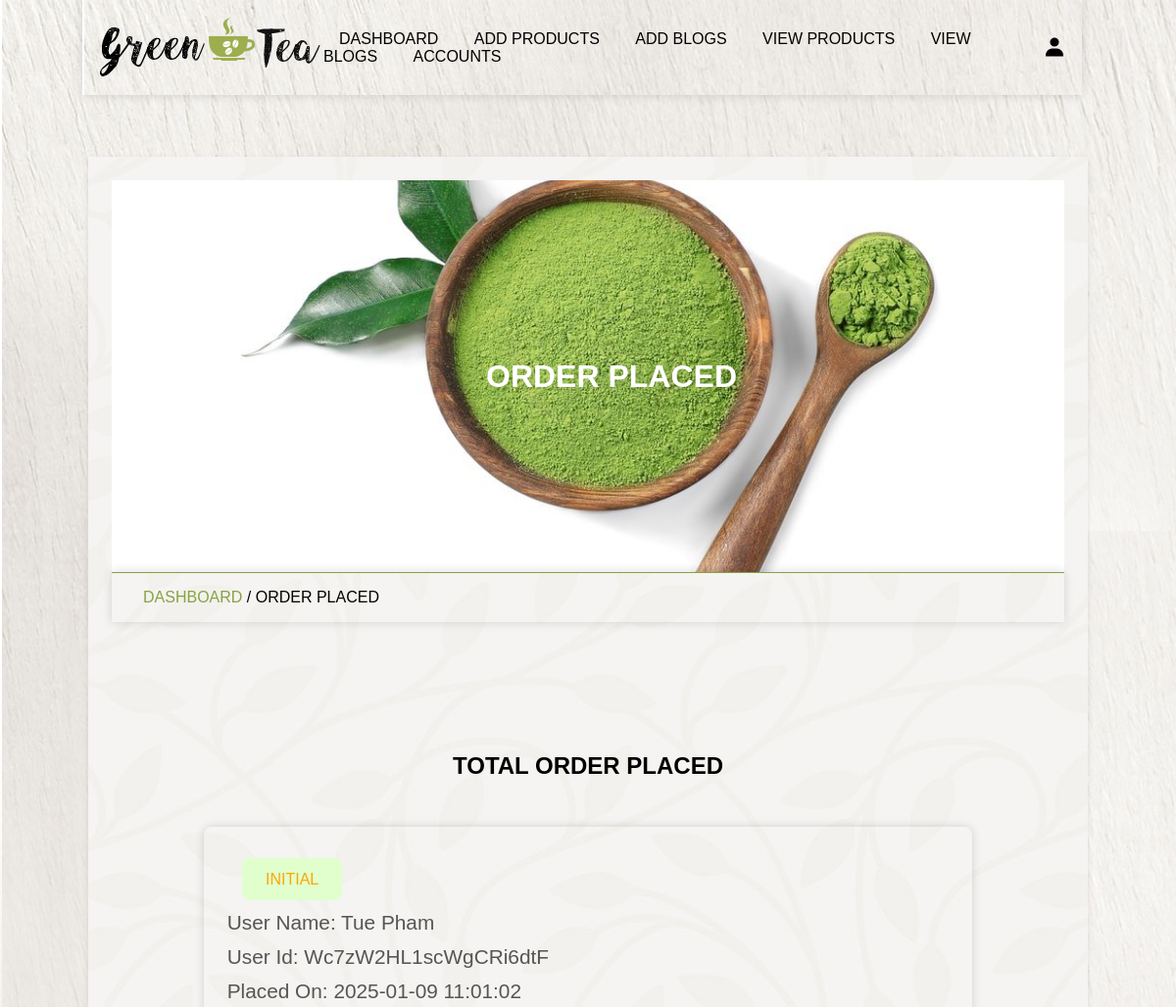
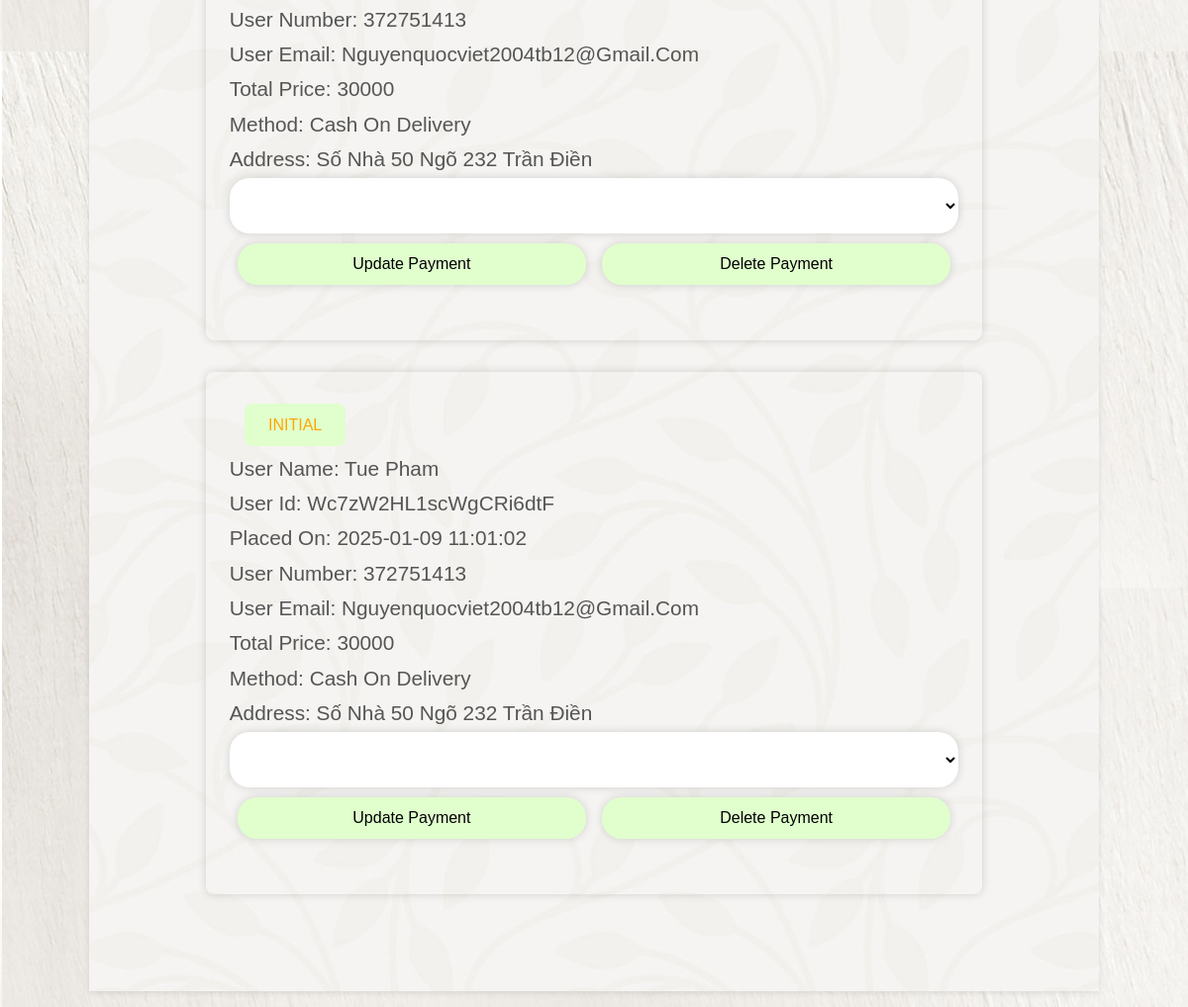
Page /admin_order_initial.php (signed in) on the committed database (2 pictures, top to bottom).
### tables this page shows
CREATE TABLE `orders` (
  `id` varchar(20) NOT NULL,
  `user_id` varchar(20) NOT NULL,
  `name` varchar(100) NOT NULL,
  `number` int(20) NOT NULL,
  `email` varchar(100) NOT NULL,
  `address` varchar(255) NOT NULL,
  `address_type` varchar(10) NOT NULL,
  `method` varchar(50) NOT NULL,
  `product_id` varchar(20) NOT NULL,
  `price` int(10) NOT NULL,
  `qty` varchar(2) NOT NULL,
  `date` datetime NOT NULL,
  `status` varchar(50) NOT NULL,
  `payment_status` varchar(100) NOT NULL
);

### admin_order_initial.php (the view, shortened to what this page needs)
<?php
include 'connect.php';
?>
<!DOCTYPE html>
<html lang="en">
<head>
    <link href='https://unpkg.com/boxicons@2.1.4/css/boxicons.min.css' rel='stylesheet'>
    <link rel="stylesheet" type="text/css" href="backend.css?v=<?php echo time(); ?>">
</head>
<body>
    <?php include 'admin_header.php'; ?>
    <div class="main">
        <div class="banner">
            <h1>order placed</h1>
        </div>
        <div class="title2">
            <a href="dashboard.php">dashboard</a><span> / order placed</span>
        </div>
        <section class="order-container">
            <h1 class="heading">total order placed</h1>
            <div class="box-container">
                <?php
                $select_orders = $conn->prepare("
                    SELECT orders.*, users.bom
                    FROM `orders`
                    JOIN `users` ON orders.user_id = users.id
                    where status = 'initial'
                ");
                $select_orders->execute();
                if ($select_orders->rowCount() > 0) {
                    while ($fetch_orders = $select_orders->fetch(PDO::FETCH_ASSOC)) {
                        $bomhang = $fetch_orders['bom'];
                        $id = $fetch_orders['user_id'];
                        $color = ($bomhang > 0) ? 'red' : 'inherit';
                ?>
                        <div class="box">
                            <div class="status" style="color:
                        <?php
                        if ($fetch_orders['status'] == 'delivered') {
                            echo "green";
                        } else if ($fetch_orders['status'] == 'in progress') {
                            echo "blue";
                        } else if ($fetch_orders['status'] == 'canceled-nv') {
                            echo "red";
                        } else if ($fetch_orders['status'] == 'canceled-kh') {
                            echo "brown";
                        } else {
                            echo 'orange';
                        } ?>">
                                <?= $fetch_orders['status']; ?>
                            </div>
                            <div class="detail">
                                <p>user name: <span><?= $fetch_orders['name']; ?></span></p>
                                <p>user id: <span style="color: <?= $color; ?>;"><?= $id; ?></span></p>
                                <p>placed on: <span><?= $fetch_orders['date']; ?></span></p>
                                <p>user number: <span><?= $fetch_orders['number']; ?></span></p>
                                <p>user email: <span><?= $fetch_orders['email']; ?></span></p>
                                <p>total price: <span><?= $fetch_orders['price']; ?></span></p>
                                <p>method: <span><?= $fetch_orders['method']; ?></span></p>
                                <p>address: <span><?= $fetch_orders['address']; ?></span></p>
                            </div>
                            <form action="" method="post">
                                <select name="update_payment" id="">
                                    <option selected><?= $fetch_orders['payment_status']; ?></option>
                                    <option value="pending">Pending</option>
                                </select>
                                <div class="flex-btn">
                                    <button type="submit" name="update_order" class="btn">Update Payment</button>
                                    <button type="submit" name="delete_order" class="btn">Delete Payment</button>
                                </div>
                            </form>
                        </div>
                <?php
                    }
                } else {
                    echo '
                            <div class = "empty">
                                <p>no order take placed yet</p>
                            </div>
                        ';
                }
                ?>
            </div>
        </section>
    </div>
</body>
</html>

### backend.css (style rules this page uses)
* { margin: 0; padding: 0; box-sizing: border-box; }
:root { --green: #87a243; --light-green: #e0ffcd; --box-shadow: 0 0 10px rgba(0 0 0/15%); }
html { font-size: 16px; -ms-overflow-style: scrollbar; -webkkit-tap-highlight-color: transparent; font-family: sans-serif; --ms-text-size-adjust: 100%; -webkit-text-size-djust: 100%; }
body { background-image: url('img/body-bg.jpg'); width: 100%; }
.main { width: 85vw; background: url('img/bg.jpg'); box-shadow: 0 2px 6px 0 rgb(0 0 0 / 10%); margin: 1rem auto; margin-top: 10rem; padding: 2%; }
a { text-decoration: none; }
.btn { line-height: 2; background-color: var(--light-green); padding: 5px 35px; display: inline-block; border-radius: 20px; color: #000; text-transform: capitalize; font-family: inherit; font-size: 16px; cursor: pointer; user-select: none; position: relative; overflow: hidden; vertical-align: middle; transition: color 0.3s ease; z-index: 2; }
.btn::before { position: absolute; content: ''; left: 0; top: 0; background: var(--green); color: #fff; height: 100%; width: 0; z-index: -1; transition: width .3s ease; }
input, textarea, select, button { background: transparent; border-radius: 20px; border: none; outline: none; padding: 1rem; margin: .1rem 0; width: 100%; box-shadow: var(--box-shadow); font-size: 20px; background-color: #fff; }
.box-container { display: grid; grid-template-columns: repeat(auto-fit, minmax(30rem, 1fr)); align-items: center; justify-content: center; }
.box-container .box { margin: 1rem; }
.heading { text-align: center; text-transform: uppercase; padding: 1rem; margin-bottom: 1rem; }
section, .post-editor { width: 75 vw; min-height: 100vh; border-radius: 10px; padding: 4%; margin: 8% 4%; margin-bottom: 2%; }
.flex-btn { display: flex; justify-content: space-evenly }
.flex-btn .btn { margin: .5rem; }
.banner { background-image: url('img/banner.jpg'); background-size: cover; background-position: center; background-color: var(--green); width: 100%; height: 50vh; text-align: center; display: flex; justify-content: center; align-items: center; }
.banner h1 { text-transform: uppercase; color: #fff; margin-left: 3rem; }
.title2 { border-top: 1px solid var(--green); padding: 1rem 2rem; text-transform: uppercase; box-shadow: var(--box-shadow); }
.title2 a { color: var(--green); }
.order-container .box-container .box { font-size: 1.3rem; box-shadow: var(--box-shadow); border-radius: .5rem; padding: 2rem 1.5rem; padding-bottom: 3rem; line-height: 1.7; color: #555; position: relative; }
.order-container .status { position: absolute; left: 5%; text-transform: uppercase; font-size: 1rem; margin-bottom: 1rem; padding: .5rem 1.5rem; display: inline-block; background-color: var(--light-green); border-radius: .5rem; }
.order-container .detail { margin-top: 3rem; text-transform: capitalize; }
button { padding: 10px; background-color: var(--green); color: white; border: none; border-radius: 5px; margin: 5px; }

### rows in the picture
orders: status "INITIAL", name "Tue Pham", user "Wc7zW2HL1scWgCRi6dtF", date "2025-01-09 11:01:02", number "372751413", email "Nguyenquocviet2004tb12@gmail.com", price "30000", method "Cash On Delivery", address "Số Nhà 50 Ngõ 232 Trần Điền"
orders: status "INITIAL", name "Tue Pham", user "Wc7zW2HL1scWgCRi6dtF", date "2025-01-09 11:01:02", number "372751413", email "Nguyenquocviet2004tb12@gmail.com", price "30000", method "Cash On Delivery", address "Số Nhà 50 Ngõ 232 Trần Điền"
